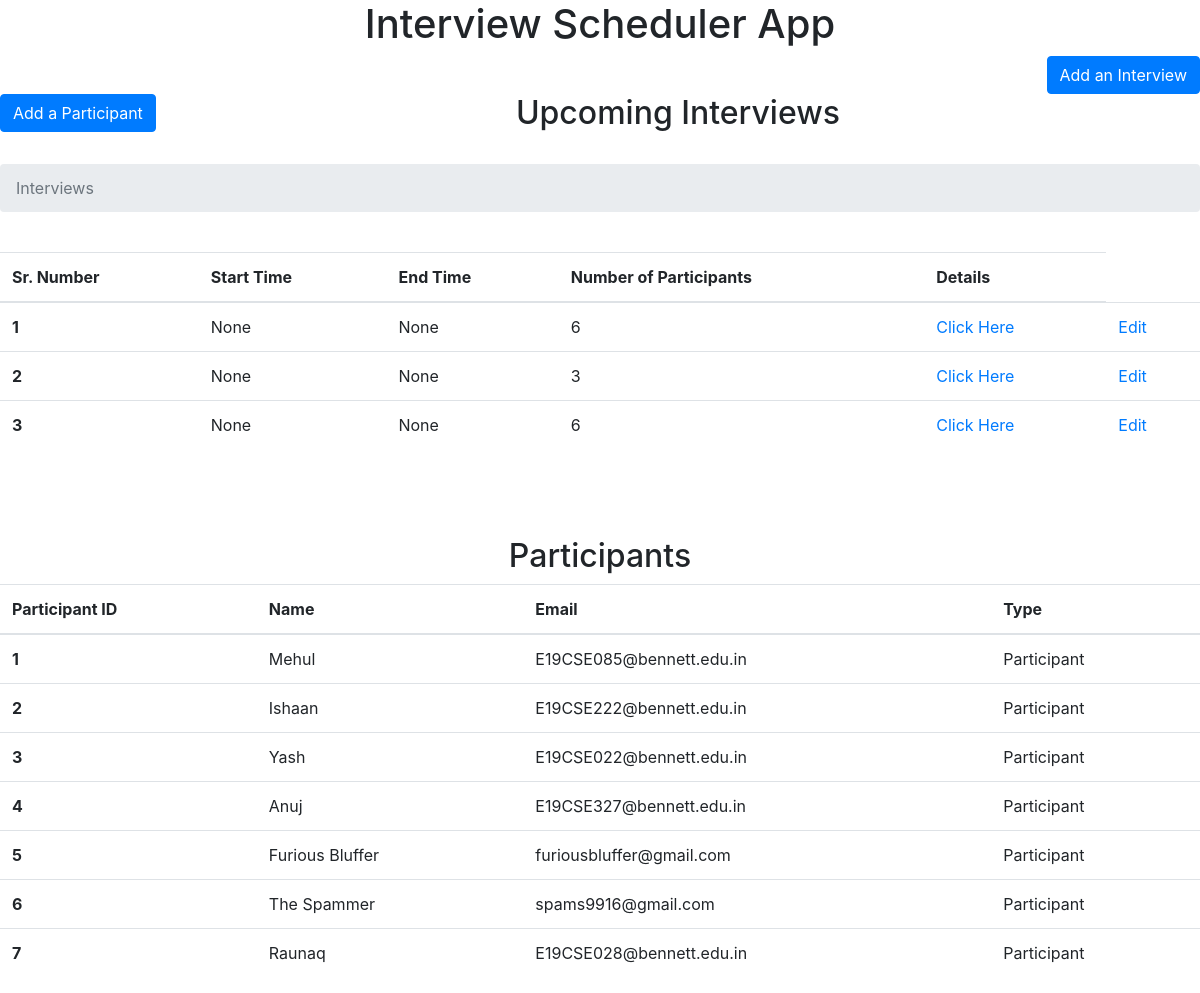
The app's page /interviews/, older data.
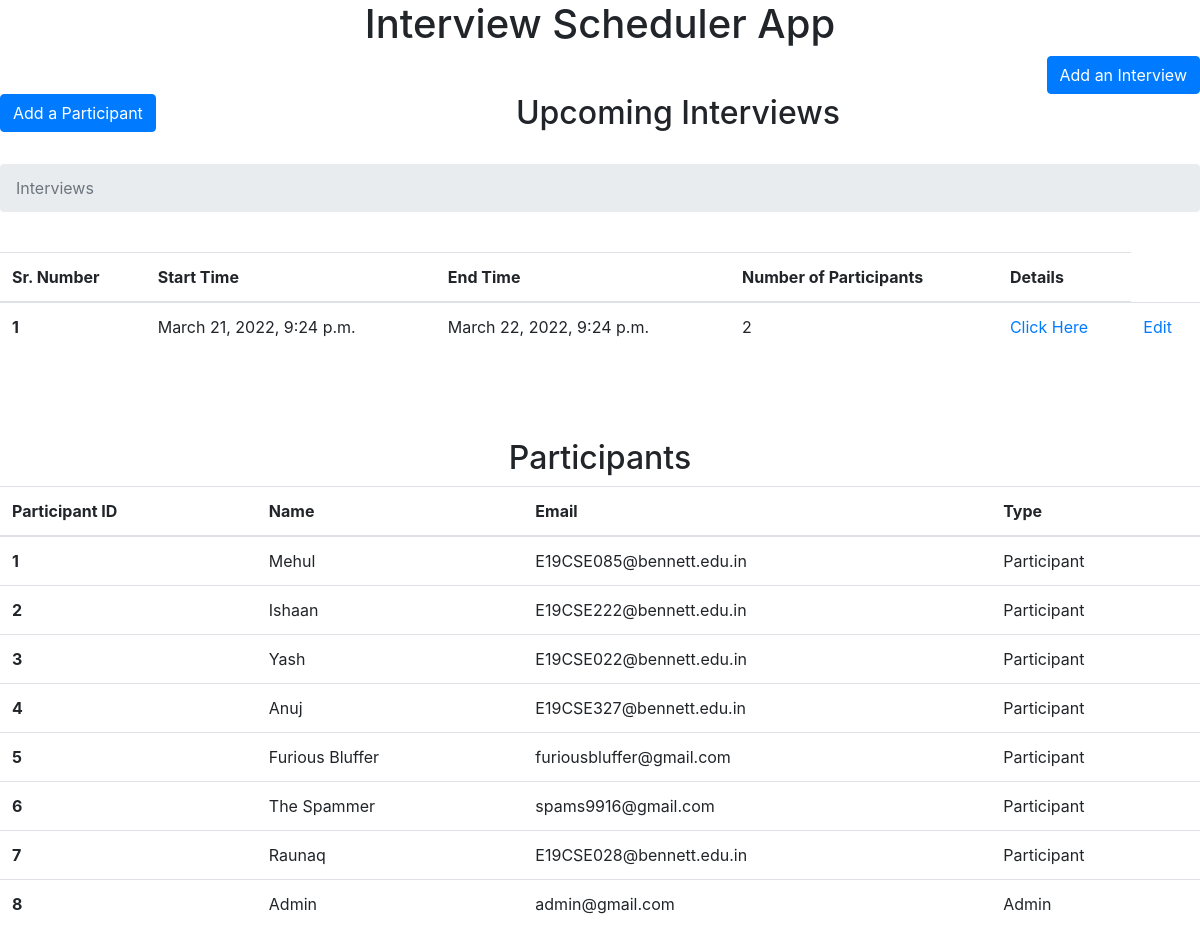
The same page, newer data.
### interviews/models.py (models this page shows, shortened)
class Interview(models.Model):
    participants = models.ManyToManyField("participants.Participant")
    start_time = models.DateTimeField()
    end_time = models.DateTimeField()
    class Meta:
        ordering = ["start_time", "end_time"]

### participants/models.py (models this page shows, shortened)
class Participant(models.Model):
    name = models.CharField(max_length=255)
    email = models.EmailField()
    resume = models.FileField(null=True, blank=True, upload_to='resumes/')
    type = models.IntegerField(default=0)
    class Meta:
        ordering = ['id']

### interviews/views.py (the view)
# urls.py: path("", GetInterview.as_view(), name="interviews"),
class GetInterview(ListAPIView):
    renderer_classes = [TemplateHTMLRenderer]
    template_name = 'webapp/dashboard.html'
    queryset = Interview.objects.all()
    serializer_class = NewCustomInterviewSerializer
    def get(self, request):
        return Response({'interviews': self.get_queryset(), 'participants': Participant.objects.all()})

### templates/webapp/dashboard.html
{% extends 'base.html' %}
{% block content %}
    <a href="{% url 'create_interview' %}">
        <div class="d-grid gap-2" style="text-align: right;">
            <button type="button" class="btn btn-primary">Add an Interview</button>
        </div>
    </a>
    <a href="{% url 'create_participant' %}">
        <div class="d-grid gap-2" style="text-align: left; float: left">
            <button type="button" class="btn btn-primary">Add a Participant</button>
        </div>
    </a>
    <h2>
        <center>Upcoming Interviews</center>
    </h2>
    <br>
    <nav aria-label="breadcrumb">
        <ol class="breadcrumb">
            <li class="breadcrumb-item active" aria-current="page">Interviews</li>
        </ol>
    </nav>
    <br>
    <table class="table table-hover">
        <thead>
        <tr>
            <th scope="col">Sr. Number</th>
            <th scope="col">Start Time</th>
            <th scope="col">End Time</th>
            <th scope="col">Number of Participants</th>
            <th scope="col">Details</th>
        </tr>
        </thead>
        <tbody>
        {% for interview in interviews %}
            <tr>
                <th scope="row">{{ forloop.counter }}</th>
                <td>{{ interview.start_time }}</td>
                <td>{{ interview.end_time }}</td>
                <td>{{ interview.participants.count }}</td>
                <td><a href="{% url 'retrieve_interview' interview.id %}">Click Here</a></td>
                <td><a href="{% url 'update_interview' interview.id %}">Edit</a></td>
            </tr>
        {% endfor %}
        </tbody>
    </table>
    <br>
    <br>
    <br>
    <h2>
        <center>Participants</center>
    </h2>
    <table class="table">
        <thead>
        <tr>
            <th scope="col">Participant ID</th>
            <th scope="col">Name</th>
            <th scope="col">Email</th>
            <th scope="col">Type</th>
        </tr>
        </thead>
        <tbody>
        {% for participant in participants %}
            <tr>
                <th scope="row">{{ participant.id }}</th>
                <td>{{ participant.name }}</td>
                <td>{{ participant.email }}</td>
            {% if participant.type == 0 %}
                <td>Participant</td>
                {% else %}
                <td>Admin</td>
            {% endif %}
            </tr>
        {% endfor %}
        </tbody>
    </table>
{% endblock %}

### templates/base.html (shortened to what this page needs)
<!DOCTYPE html>
<html lang="en">
<head>
    <link rel="stylesheet" href="https://cdn.jsdelivr.net/npm/bootstrap@4.6.1/dist/css/bootstrap.min.css"
>
</head>
<body>
<h1>
    <div style="text-align: center;">Interview Scheduler App</div>
</h1>
{% block content %}
{% endblock %}
</body>
</html>

Row changes from the older to the newer data that the page shows:
removed Interview: start_time "None", end_time "None", participants.count "6"
removed Interview: start_time "None", end_time "None", participants.count "3"
removed Interview: start_time "None", end_time "None", participants.count "6"
added Interview: start_time "March 21, 2022, 9:24 p.m.", end_time "March 22, 2022, 9:24 p.m.", participants.count "2"
added Participant: id "8", name "Admin", email "admin@gmail.com", type "Admin"
